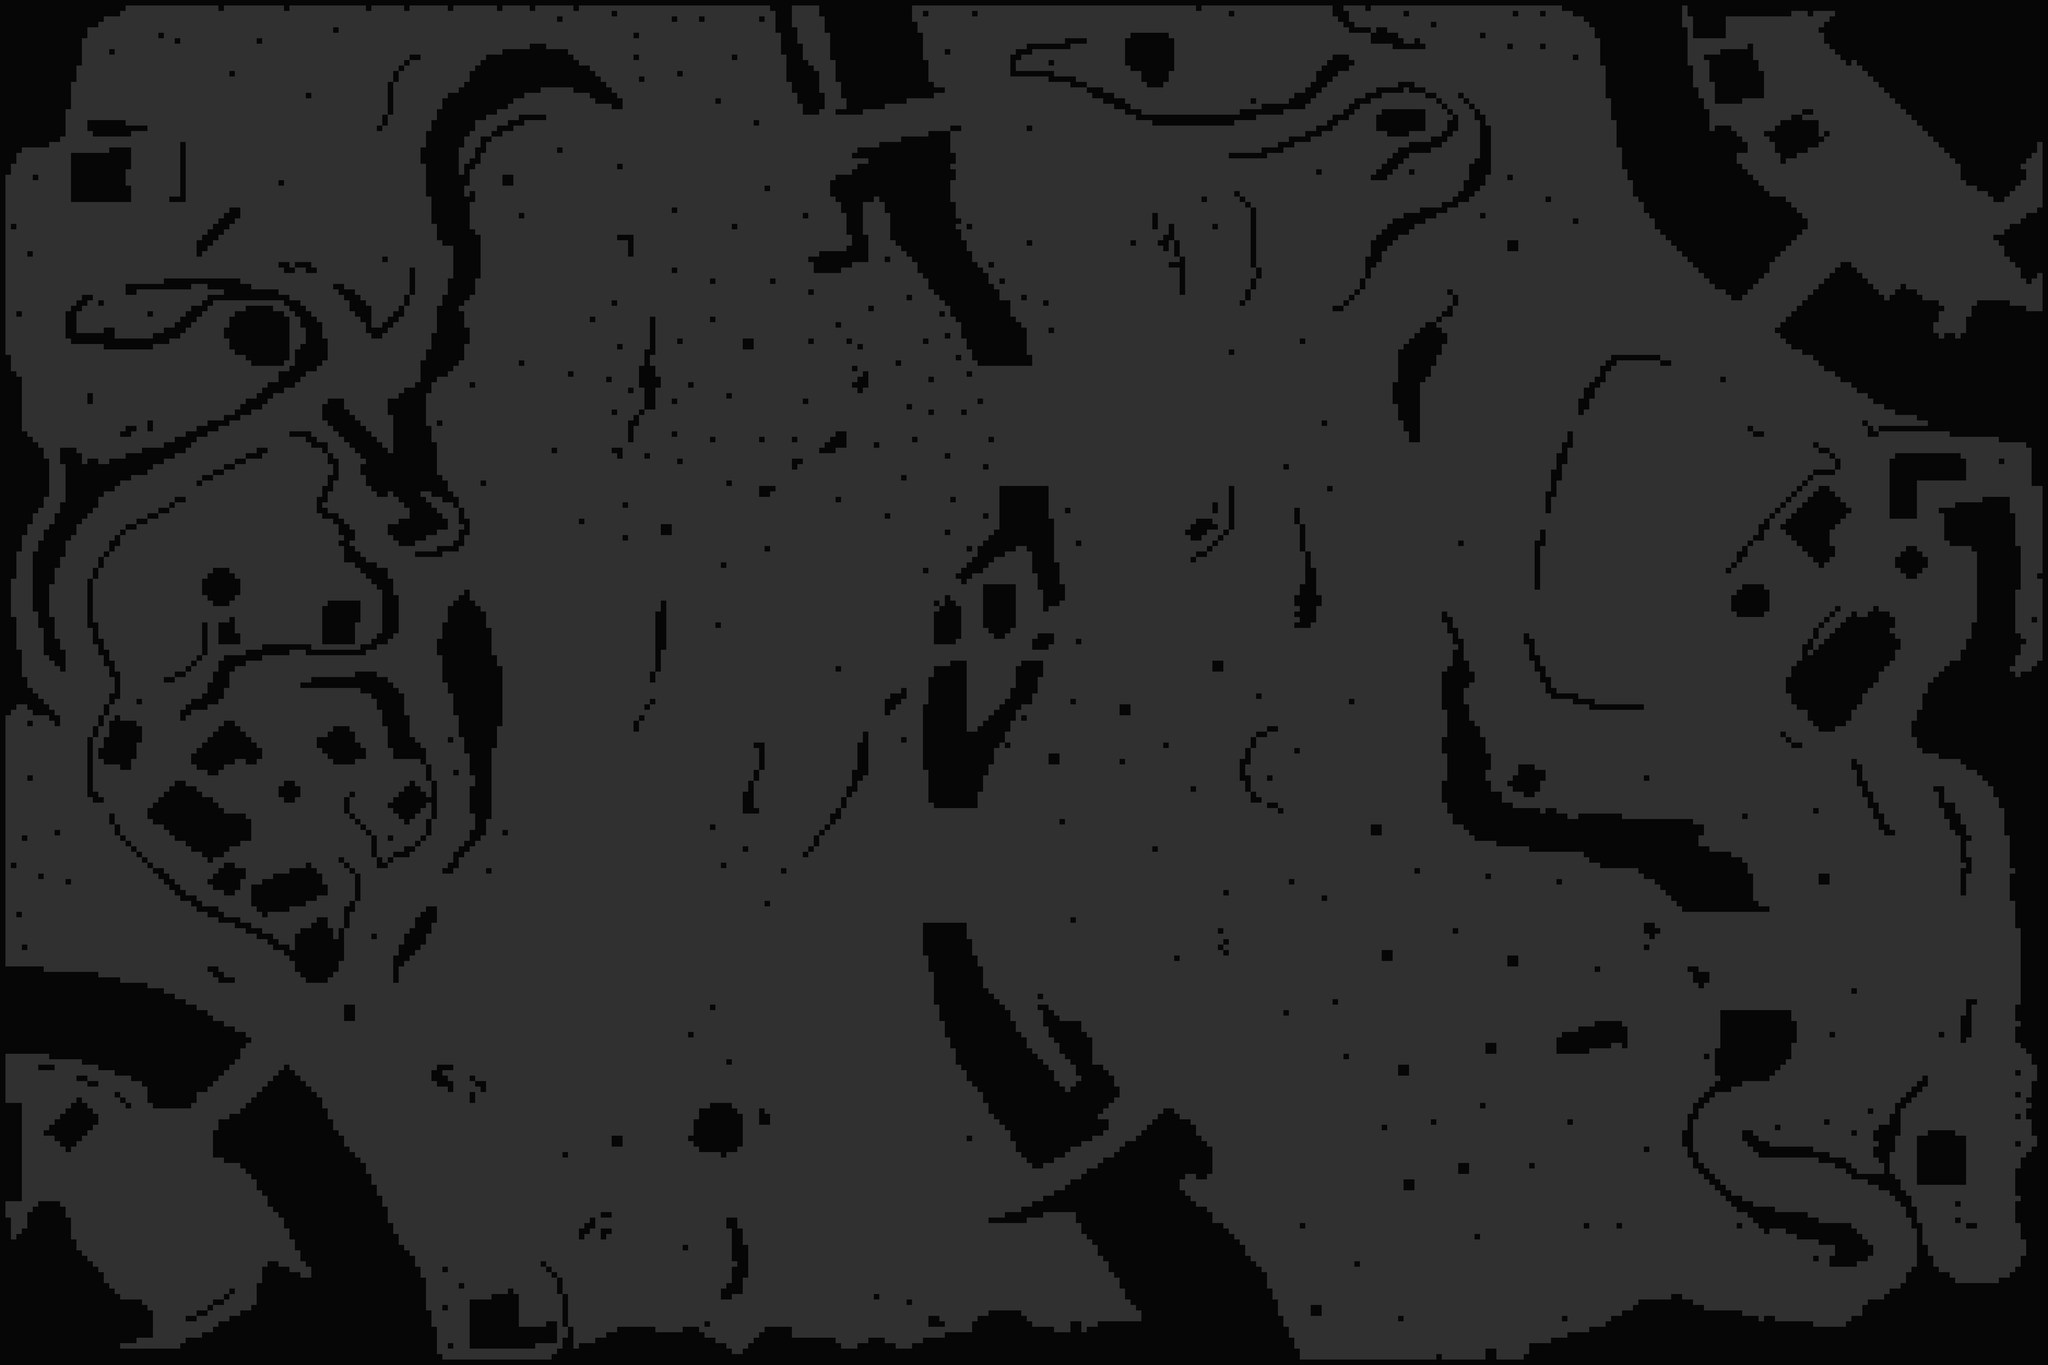

Below is a game level as drawn by its tile map, then a one-line description and the .tmx that defines it (tile-layer data replaced by summaries):
An orthogonal 375x250 tile map with 16x16 px tiles, 1 tile layer (Node), 2 hidden layers not drawn and 470 objects.

<map version="1.0" orientation="orthogonal" renderorder="left-up" width="375" height="250" tilewidth="16" tileheight="16" nextobjectid="496">
 <tileset firstgid="1" name="Tiles passage" tilewidth="16" tileheight="16">
  <image source="bin/Textures/Tiled/pathtiles.png" width="64" height="32" />
 </tileset>
 <imagelayer name="BG01">
  <image source="Map_ravage_01.png" />
 </imagelayer>
 <imagelayer name="BG02" x="3000">
  <image source="Map_ravage_02.png" />
 </imagelayer>
 <imagelayer name="BG03" y="2000" visible="0">
  <image source="Map_ravage_03.png" />
 </imagelayer>
 <imagelayer name="BG04" x="3000" y="2000" visible="0">
  <image source="Map_ravage_04.png" />
 </imagelayer>
 <objectgroup name="Collision">
  <object id="6" x="129" y="3319">
   <polyline points="0,0 5,-14 47,-56 79,-84 103,-101 111,-96 111,-92 148,-58 155,-56 164,-48 166,-42 145,-16 109,21 64,56 51,51 54,45 54,34 40,34 29,27 21,20 23,5 28,-1 18,-6 5,8 -1,1" />
  </object>
  <object id="7" x="104" y="3134">
   <polyline points="0,0 52.5,6.5 56.5,1 50.5,-3 0,-1.5" />
  </object>
  <object id="8" x="225.5" y="3150.5">
   <polyline points="0,0 -2,7.5 55,34.5 65.5,28.5 3,-3.5 -1,6" />
  </object>
  <object id="9" x="337.5" y="3210">
   <polyline points="0,0 5.5,-12 10.5,-9.5 44,26 38.5,30 21.5,24.5 0,4" />
  </object>
  <object id="10" x="14" y="3116.5">
   <polyline points="0,0 2,121 49.5,118.5 48.5,336" />
  </object>
  <object id="11" x="16" y="3116">
   <polyline points="0,0 11.5,0" />
  </object>
  <object id="12" x="11.5" y="3119">
   <polyline points="0,0 19,-3.5 13.5,-8.5 13,-26.5 60,-24.5 128.5,-20.5 229.5,1.5 288.5,18.5 361,51.5 414,77 421.5,97 434,114.5 454.5,129.5 475,137 499.5,137.5 510,137 526,135 548.5,126 571.5,110.5 586,91.5 589,68.5 583,45 572,23 557,1.5 543,-10.5 522,-18 501,-19.5 489.5,-17.5 471.5,-25 431,-45 393,-59.5 345,-80.5" />
  </object>
  <object id="14" x="30" y="2937">
   <polyline points="0,0 -30,0" />
  </object>
  <object id="15" x="29.5" y="2937.5">
   <polyline points="0,0 0,16.5 58.5,20 93,25 128.5,36.5 182,49 218,60 269.5,79.5 327,101" />
  </object>
  <object id="16" x="16" y="2828.5">
   <polyline points="0,0 10,5 17,-0.5 38,2.5 53.5,0.5 64.5,2 70.5,7 79,8.5 92.5,1 100.5,3.5 107.5,11 114.5,12.5 128.5,4 136,8.5 151,13 165.5,8 177.5,12.5 184.5,16.5 193,16.5 201,13.5 211,11 220,11.5 228,15 232.5,21 240.5,23 250.5,23.5 261,21.5 268,21 276.5,23.5 287,29 292.5,33 298,34 306.5,35.5 310,38.5 315,38 314.5,42 328.5,39.5 334,43 338,47 346,46 349.5,50.5 354.5,50.5 366.5,45 385,46.5 393,47 403.5,49.5 414,53 438,65.5 449.5,66 460,69.5 468,72 474.5,72.5 486.5,78 494.5,82 500.5,90.5 507,94 515,94 527,95 532.5,102 530,111 530.5,115.5 542.5,116.5 554.5,115.5 551,121 548.5,128 563,124 565,123.5 560,130.5 558,135.5 573,129 580,136 584,141.5 591.5,146 596,151 600.5,153.5 607.5,157.5 619.5,163.5 629,167.5 636,172.5 645,175 654.5,173.5 665.5,177.5 671.5,186 676,191 685.5,194 693,195 700,199.5 709,206.5 716,210.5 728,211.5" />
  </object>
  <object id="17" x="751" y="3030">
   <polyline points="0,0 -150.5,164" />
  </object>
  </objectgroup>
 <layer name="Node" width="375" height="250" opacity="0.19">
  <data>[93750 cells, 93750 non-empty, 2 distinct tile ids]</data>
 </layer>
</map>
<!-- 459 of 470 objects omitted -->